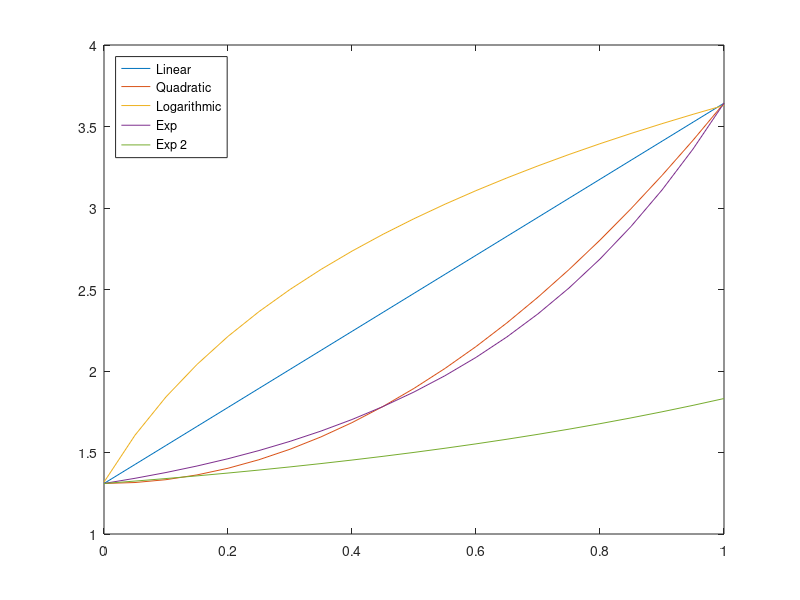
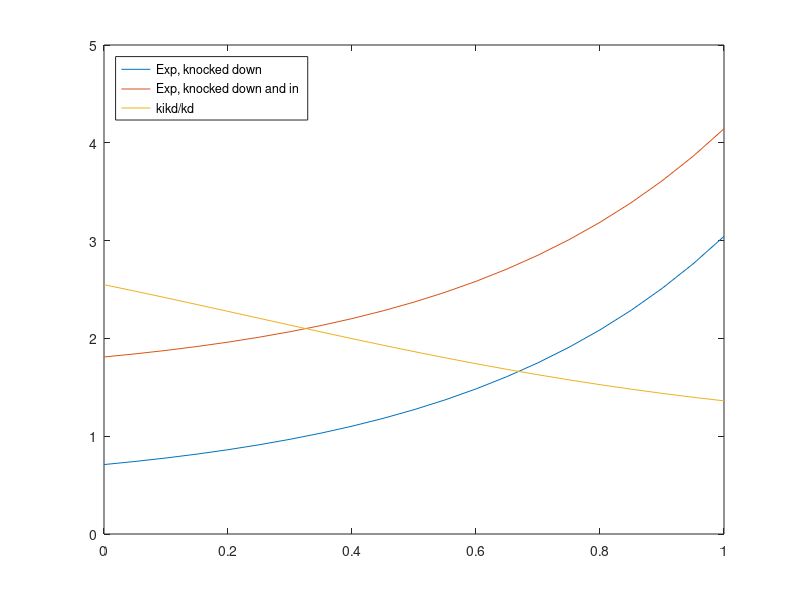
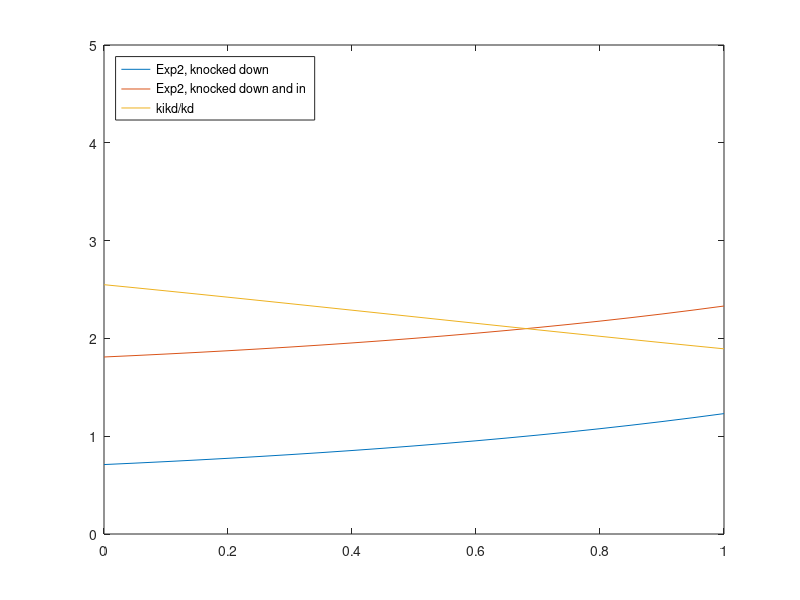
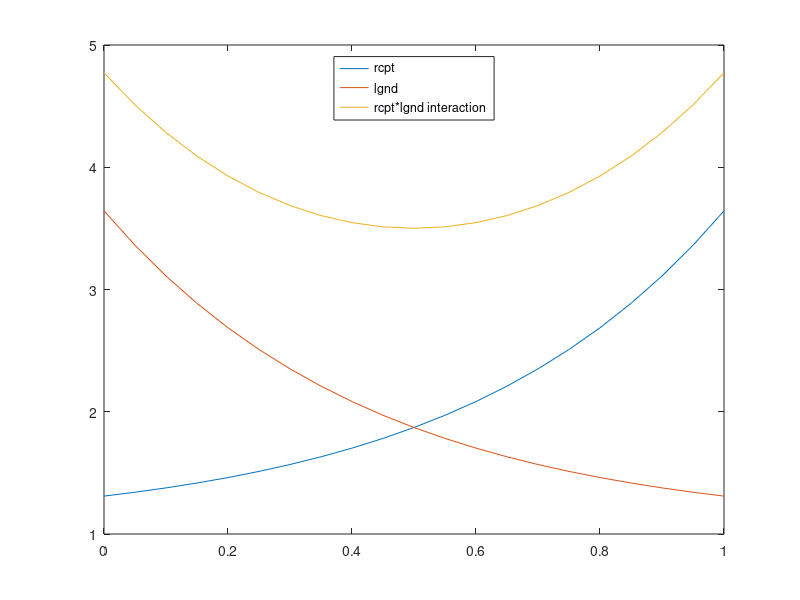

MATLAB code to generate these figures, in order:
% Equations used in my modelling. See tissue.h and
% guidingtissue::exponential_expression and similar

x = [0:0.05:1];

_exp = 0.26 .* exp (2.3.*x) + 1.05;
_exp2 = 0.26 .* exp (1.1.*x) + 1.05;
_log = 2.32 + 1.29 .* log (2.3 .* (x+0.2));
_quad = 1.31 + 2.333 .* x .* x;
_lin = 1.31 + 2.333 .* x;

ki = 1.1
kd = 0.6

_exp_ki = _exp + ki;
_exp_ki_kd = _exp_ki - kd;
_exp_kd = _exp - kd;

_exp2_ki = _exp2 + ki;
_exp2_ki_kd = _exp2_ki - kd;
_exp2_kd = _exp2 - kd;

figure(1); clf;
plot (x, _lin);
hold on;
plot (x, _quad);
plot (x, _log);
plot (x, _exp);
plot (x, _exp2);
lg = legend (['Linear';'Quadratic';'Logarithmic';'Exp';'Exp 2'],'Location','NorthWest');

figure(2); clf;
plot (x, _exp_kd);
hold on;
plot (x, _exp_ki_kd);
plot (x, _exp_ki_kd./_exp_kd);
ylim([0,5]);
lg = legend (['Exp, knocked down';'Exp, knocked down and in';'kikd/kd'],'Location','NorthWest');

figure(3); clf;
plot (x, _exp2_kd);
hold on;
plot (x, _exp2_ki_kd);
plot (x, _exp2_ki_kd./_exp2_kd);
ylim([0,5]);
lg = legend (['Exp2, knocked down';'Exp2, knocked down and in';'kikd/kd'],'Location','NorthWest');

figure(30); clf;
plot (x, _exp2_kd);
hold on;
plot (x, _exp2_ki_kd);
plot (x, _exp2_ki_kd.*_exp2_kd);
ylim([0,5]);
lg = legend (['Exp2, knocked down';'Exp2, knocked down and in';'kikd*kd'],'Location','NorthWest');

% The J effect
figure(4); clf;
plot (x, _exp); % exp for receptors on retina
hold on;
plot (x, flip(_exp)); % ligands
plot (x, _exp .* flip(_exp));
lg = legend (['rcpt';'lgnd';'rcpt*lgnd interaction'],'Location','North');

% with alt exp
figure(14); clf;
plot (x, _exp); % exp for receptors on retina
hold on;
plot (x, _exp2); % exp2 for ligands
plot (x, _exp .* _exp2);
lg = legend (['rcpt';'tec lgnd';'rcpt*lgnd interaction'],'Location','North');

% The I effect (relative)
figure(5); clf;
%_x = -x(2)+x(1);
%x = [_x, x(1:end-1)];
%_exp = 0.26 .* exp (2.3.*x) + 1.05;
plot (x, _exp, '.'); % exp for receptors on retina
hold on;
plot (x, circshift(_exp,1)); % adjacent receptors
plot (x, _exp ./ circshift(_exp,1));
plot (x, circshift(_exp,1) ./ _exp);
lg = legend (['rcpt';'rcptshift';'rcpt/rcptshift interaction';'rcptshift interaction/rcpt'],'Location','North');

% The I effect (mass-action)
figure(6); clf;
plot (x, _exp, 'o-'); % exp for receptors on retina
hold on;
plot (x, circshift(_exp,1), 'o-'); % adjacent receptors
plot (x, _exp .* circshift(_exp,1), 'o-');
lg = legend (['rcpt';'rcptshift';'rcpt*rcptshift interaction'],'Location','North');
